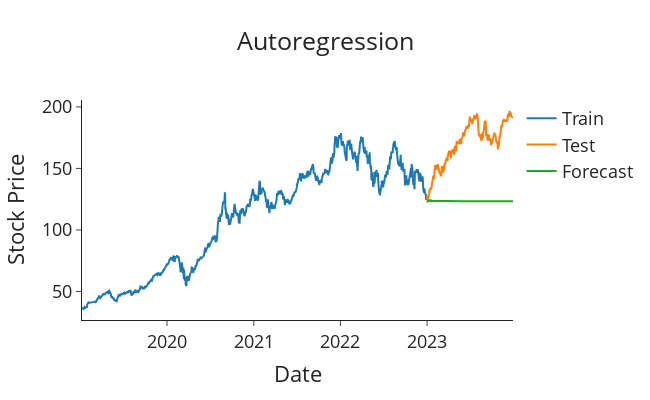

The cell this chart's notebook holds for it:
### Markdown cell above
## 🔁 Autoregressive (AR) Model

This section implements an Autoregressive (AR) model to forecast a stationary time series, transformed using Box-Cox. AR models assume that future values depend linearly on past values, making them effective for series with strong autocorrelation and minimal trend or seasonality.

> ⚠️ **Note:** AR models are **not ideal for volatile or highly nonlinear data** such as individual stock prices.

---

### ✅ Why Use AR?

- **Captures short-term dependencies** in time series
- **Simple yet powerful** for stationary data
- Best suited for **stable, mean-reverting patterns**

---

### 🛠️ Modeling Steps

1. **Ensure Stationarity**
   - Apply transformations (e.g. Box-Cox, differencing) to stabilize mean and variance
   - Use the Augmented Dickey-Fuller (ADF) test to check for stationarity
   - A low p-value (< 0.05) suggests the series is stationary

2. **Select Lag Order**
   - Use ACF and PACF plots to visually identify appropriate lags
   - Alternatively, use `ar_select_order` for automatic lag selection

3. **Fit and Forecast**
   - Fit the AR model on the stationary series
   - Forecast future values and **revert the Box-Cox transformation** to obtain actual values

### Code cell
# autoregressive model

## -------- Select the order of the autoregressive model -------------
# Ensure Stationarity
plt.figure(figsize=(10, 5))
plt.plot(df['ds'], df['y_stationary'], label='Stationary Series')
plt.title('Stationary Series after Box-Cox Transformation')
plt.xlabel('Date')
plt.ylabel('Stationary Value')
plt.legend()
plt.show()

adf_test = sm.tsa.stattools.adfuller(df['y_stationary'])
print(f'ADF Statistic: {adf_test[0]}')
print(f'p-value: {adf_test[1]}')

# Split train and test
train = df.iloc[:-int(len(data) * 0.2)]
test = df.iloc[-int(len(data) * 0.2):]

# find order of selection
plot_acf(train['y_stationary'])
plot_pacf(train['y_stationary'], method='ywm')

## ----------- Build AR model ------------
selector = ar_select_order(train['y_stationary'], 365)
ar_model = AutoReg(train['y_stationary'], lags=selector.ar_lags).fit()
print(ar_model.summary())

## ----------- Forecast using AR model -----------

# Get forecasts and convert to actual passenger volumes
transformed_forecasts = list(ar_model.forecast(steps=len(test)))
boxcox_forecasts = []
for idx in range(len(test)):
    if idx == 0:
        boxcox_forecast = transformed_forecasts[idx] + train['y_boxcox'].iloc[-1]
    else:
        boxcox_forecast = transformed_forecasts[idx] + boxcox_forecasts[idx-1]

    boxcox_forecasts.append(boxcox_forecast)

forecasts = inv_boxcox(boxcox_forecasts, lam)



# Plot the forecasts
plot_forecasts(forecasts, 'Autoregression')

### Figure 1 — Plotly figure (JSON) as saved in the notebook; plotly's stock layout.template omitted (floating-point values rounded to 4 significant figures; data arrays with more than 128 entries replaced by an {"elided": "..."} marker saying what was removed)
{"data": [{"name": "Train", "type": "scatter", "x": {"elided": "1003 str values"}, "y": {"elided": "1003 float values"}}, {"name": "Test", "type": "scatter", "x": {"elided": "251 str values"}, "y": {"elided": "251 float values"}}, {"name": "Forecast", "type": "scatter", "x": {"elided": "251 str values"}, "y": {"elided": "251 float values"}}], "layout": {"font": {"size": 18}, "height": 400, "title": {"text": "Autoregression", "x": 0.5}, "width": 650, "xaxis": {"title": {"text": "Date"}}, "yaxis": {"title": {"text": "Stock Price"}}}}
